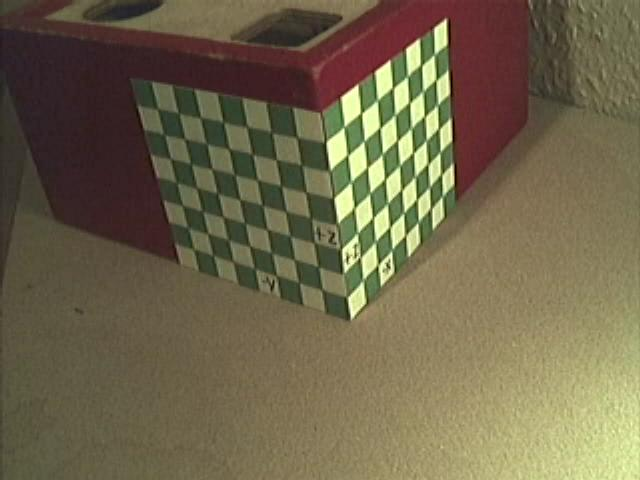
#> input picture Opdracht4/calibrationpoints.jpg, 640 x 480 px
$ python callibrate.py   (Python 2 division)
#> lines starting #> are read from the running program, lines starting #| are printed output that depends on the picture; long printed decimals are rounded
from pylab import *
from sympy.solvers import solve


def main():
    XYZ = array([
                [0, -5, 5], [0, -3, 5], [0, -1, 5], [-1, 0 ,5],
                [-3, 0, 5], [-5, 0 , 5], [0, -5, 3], [0, -3, 3],
                [0, -1, 3], [-1, 0, 3], [-3, 0, 3], [-5, 0 ,3],
                [0, -5, 1], [0, -3, 1], [0, -1, 1], [-1, 0 ,1],
                [-3, 0, 1], [-5, 0 ,1]
                ])

    xy = array([
                [213.1027, 170.0499], [258.1908, 181.3219],
                [306.41, 193.8464], [351.498, 183.8268],
                [382.8092, 155.6468], [411.6155, 130.5978],
                [223.7485, 218.2691], [267.5841, 230.7935],
                [314.5509, 244.5705], [357.7603, 235.1771],
                [387.819, 205.1184], [415.3728, 178.1908],
                [234.3943, 263.9834], [276.9775, 277.1341],
                [323.318, 291.5372], [363.3963, 282.1438],
                [392.8288, 251.4589], [419.1301, 223.9051]
                ])

    P = callibrate(xy, XYZ)
    reprojection_error(P, XYZ, xy)

    animate_cube(P)

def callibrate(xy, XYZ):
    matrix = zeros(shape = (2 * len(xy), 12))

    for i in range(len(xy)):
        matrix[2 * i - 1] = [XYZ[i][0], XYZ[i][1], XYZ[i][2], 1, 0, 0, 0, 0,
                            -xy[i][0] * XYZ[i][0], -xy[i][0] * XYZ[i][1],
                            -xy[i][0] * XYZ[i][2], -xy[i][0]]
        matrix[2 * i] = [0, 0, 0, 0, XYZ[i][0], XYZ[i][1], XYZ[i][2], 1,
                        -xy[i][1] * XYZ[i][0], -xy[i][1] * XYZ[i][1],
                        -xy[i][1] * XYZ[i][2], -xy[i][1]]

    U, D, V = svd(matrix)

    P = V[-1].reshape(3, 4)

    return P

def reprojection_error(P, XYZ, xy):
    homogenous = zeros(shape = (len(XYZ), 4))
    euclidean = 0

    for i in range(len(XYZ)):
        #Make homogenous
        homogenous[i] = np.append(XYZ[i], [1])

        #Calculate dot product and calculate real points by dividing first 2
        dotprod = dot(P, homogenous[i])
        dotprod[0] = dotprod[0] / dotprod[2]
        dotprod[1] = dotprod[1] / dotprod[2]

        #Calculate euclidean error and add to total
        euclidean += sqrt((xy[i][0] - dotprod[0])**2 +  (xy[i][1] - dotprod[1])**2)

    euclidean = euclidean / len(XYZ)

    print "The average reprojection error:", euclidean

def draw_cube(P, x, y, z):
#> called with P = array of shape (3, 4), x = 0, y = -7, z = 0
    left_coords = zeros(shape = (4, 2))
    right_coords = zeros(shape = (4, 2))

    #Calculate points of the left and right square (divided the 8 points in 2 halves)
    for i in range(4):
        if i == 0:
            left_point = dot(P, [x, y, z, 1])
            right_point = dot(P, [x, y + 1, z, 1])
        elif i == 1:
            left_point = dot(P, [x + 1, y, z, 1])
            right_point = dot(P, [x + 1, y + 1, z, 1])
        elif i == 2:
            left_point = dot(P, [x + 1, y, z + 1, 1])
            right_point = dot(P, [x + 1, y + 1, z + 1, 1])
        elif i == 3:
            left_point = dot(P, [x, y, z + 1, 1])
            right_point = dot(P, [x, y + 1, z + 1, 1])

        #Set the coordinates in the array
        left_coords[i][0] = left_point[0] / left_point[2]
        left_coords[i][1] = left_point[1] / left_point[2]
        right_coords[i][0] = right_point[0] / right_point[2]
        right_coords[i][1] = right_point[1] / right_point[2]

    im = imread("calibrationpoints.jpg")
#> im is the input picture: shape (480, 640, 3); mean R, G, B 112.1, 102.3, 75.4
    imshow(im)

    #Connect all coordinates and draw them
    for i in range(len(left_coords)):
        plot([left_coords[i][0], left_coords[(i + 1) % 4][0]],
            [left_coords[i][1], left_coords[(i + 1) % 4][1]], color ="cyan", lw = 1.5)

        plot([right_coords[i][0], right_coords[(i + 1) % 4][0]],
            [right_coords[i][1], right_coords[(i + 1) % 4][1]], color ="cyan", lw = 1.5)

        plot([left_coords[i][0], right_coords[i][0]], [left_coords[i][1],
            right_coords[i][1]], color ="cyan", lw = 1.5)

    show()
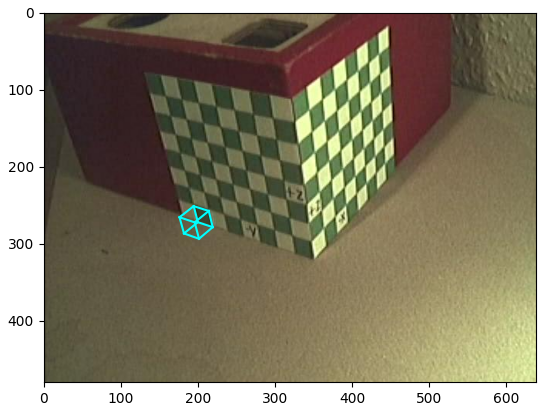
#> figure drawn by matplotlib, 1 panel

def f(x):
    x = x**2
    return sqrt(49 - x)

def animate_cube(P):
    x = 0
    y = -7

    for i in range(70):
        draw_cube(P, x, y, 0)
        x += 0.1
        y = -f(x)
        print x, y

    x = 7
#> x = 7
    y = 0
    for i in range(70):
        draw_cube(P, x, y, 0)
        x -= 0.1
#> x = 6.9
        y = f(x)
#> y = 1.18
        print x, y
#| 6.9 1.179

    x = 0
#> x = 0
    y = 7
    for i in range(70):
        draw_cube(P, x, y, 0)
        x -= 0.1
#> x = -0.1
        y = f(x)
#> y = 7
        print x, y
#| -0.1 6.999


if __name__ == "__main__":
    main()
